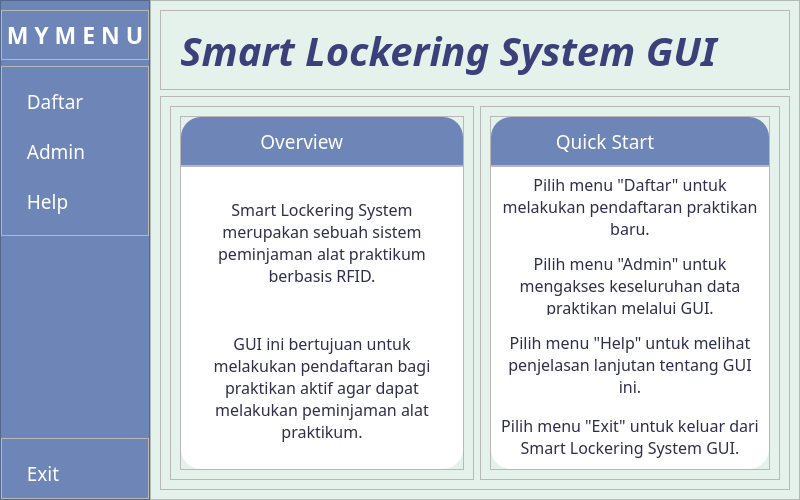
<?xml version="1.0" encoding="UTF-8"?>
<ui version="4.0">
 <class>Dialog</class>
 <widget class="QDialog" name="Dialog">
  <property name="geometry">
   <rect>
    <x>0</x>
    <y>0</y>
    <width>800</width>
    <height>500</height>
   </rect>
  </property>
  <property name="windowTitle">
   <string>Dialog</string>
  </property>
  <layout class="QHBoxLayout" name="horizontalLayout">
   <property name="spacing">
    <number>0</number>
   </property>
   <property name="leftMargin">
    <number>0</number>
   </property>
   <property name="topMargin">
    <number>0</number>
   </property>
   <property name="rightMargin">
    <number>0</number>
   </property>
   <property name="bottomMargin">
    <number>0</number>
   </property>
   <item>
    <widget class="QFrame" name="frame">
     <property name="minimumSize">
      <size>
       <width>150</width>
       <height>0</height>
      </size>
     </property>
     <property name="maximumSize">
      <size>
       <width>150</width>
       <height>16777215</height>
      </size>
     </property>
     <property name="styleSheet">
      <string notr="true">QFrame#frame{
background-color:rgb(110, 133, 183)
}




</string>
     </property>
     <property name="frameShape">
      <enum>QFrame::StyledPanel</enum>
     </property>
     <property name="frameShadow">
      <enum>QFrame::Raised</enum>
     </property>
     <layout class="QVBoxLayout" name="verticalLayout">
      <property name="leftMargin">
       <number>0</number>
      </property>
      <property name="rightMargin">
       <number>0</number>
      </property>
      <property name="bottomMargin">
       <number>0</number>
      </property>
      <item>
       <widget class="QFrame" name="frame_3">
        <property name="minimumSize">
         <size>
          <width>0</width>
          <height>50</height>
         </size>
        </property>
        <property name="maximumSize">
         <size>
          <width>16777215</width>
          <height>50</height>
         </size>
        </property>
        <property name="frameShape">
         <enum>QFrame::StyledPanel</enum>
        </property>
        <property name="frameShadow">
         <enum>QFrame::Raised</enum>
        </property>
        <layout class="QVBoxLayout" name="verticalLayout_2">
         <property name="spacing">
          <number>0</number>
         </property>
         <property name="leftMargin">
          <number>0</number>
         </property>
         <property name="topMargin">
          <number>0</number>
         </property>
         <property name="rightMargin">
          <number>0</number>
         </property>
         <property name="bottomMargin">
          <number>0</number>
         </property>
         <item>
          <widget class="QPushButton" name="pushButton_5">
           <property name="font">
            <font>
             <family>Tw Cen MT</family>
             <pointsize>17</pointsize>
             <weight>75</weight>
             <bold>true</bold>
            </font>
           </property>
           <property name="styleSheet">
            <string notr="true">QPushButton#pushButton_5{
background-color:none;
border-radius:0px;
color:rgb(255, 255, 255);
}

QPushButton#pushButton_5:hover{
color:rgb(196, 215, 224);
}</string>
           </property>
           <property name="text">
            <string>M Y M E N U</string>
           </property>
          </widget>
         </item>
        </layout>
       </widget>
      </item>
      <item alignment="Qt::AlignTop">
       <widget class="QFrame" name="frame_4">
        <property name="frameShape">
         <enum>QFrame::StyledPanel</enum>
        </property>
        <property name="frameShadow">
         <enum>QFrame::Raised</enum>
        </property>
        <layout class="QVBoxLayout" name="verticalLayout_3">
         <property name="spacing">
          <number>0</number>
         </property>
         <property name="leftMargin">
          <number>0</number>
         </property>
         <property name="topMargin">
          <number>9</number>
         </property>
         <property name="rightMargin">
          <number>0</number>
         </property>
         <item>
          <widget class="QPushButton" name="pushButton">
           <property name="minimumSize">
            <size>
             <width>0</width>
             <height>50</height>
            </size>
           </property>
           <property name="maximumSize">
            <size>
             <width>16777215</width>
             <height>50</height>
            </size>
           </property>
           <property name="font">
            <font>
             <family>Tw Cen MT</family>
             <pointsize>14</pointsize>
             <weight>50</weight>
             <italic>false</italic>
             <bold>false</bold>
             <stylestrategy>PreferDefault</stylestrategy>
            </font>
           </property>
           <property name="focusPolicy">
            <enum>Qt::NoFocus</enum>
           </property>
           <property name="contextMenuPolicy">
            <enum>Qt::DefaultContextMenu</enum>
           </property>
           <property name="layoutDirection">
            <enum>Qt::LeftToRight</enum>
           </property>
           <property name="styleSheet">
            <string notr="true">QPushButton#pushButton{
text-align:left;
padding-left:15px;
background-color:none;
border-radius:0px;
color:rgb(255, 255, 255);
}

QPushButton#pushButton:hover{
font-weight:900;
}


QPushButton#pushButton:pressed{
padding-left:20px;
padding-top:5px;
}</string>
           </property>
           <property name="text">
            <string>  Daftar</string>
           </property>
           <property name="icon">
            <iconset resource="icon.qrc">
             <normaloff>:/icon/feather_white/edit.svg</normaloff>:/icon/feather_white/edit.svg</iconset>
           </property>
           <property name="iconSize">
            <size>
             <width>20</width>
             <height>20</height>
            </size>
           </property>
           <property name="checkable">
            <bool>false</bool>
           </property>
          </widget>
         </item>
         <item>
          <widget class="QPushButton" name="pushButton_2">
           <property name="minimumSize">
            <size>
             <width>0</width>
             <height>50</height>
            </size>
           </property>
           <property name="maximumSize">
            <size>
             <width>16777215</width>
             <height>50</height>
            </size>
           </property>
           <property name="font">
            <font>
             <family>Tw Cen MT</family>
             <pointsize>14</pointsize>
            </font>
           </property>
           <property name="layoutDirection">
            <enum>Qt::LeftToRight</enum>
           </property>
           <property name="styleSheet">
            <string notr="true">QPushButton#pushButton_2{
text-align:left;
padding-left:15px;
background-color:none;
border-radius:0px;
color:rgb(255, 255, 255);
}

QPushButton#pushButton_2:hover{
font-weight:900;
}

QPushButton#pushButton_2:pressed{
padding-left:20px;
padding-top:5px;
}</string>
           </property>
           <property name="text">
            <string>  Admin</string>
           </property>
           <property name="icon">
            <iconset resource="icon.qrc">
             <normaloff>:/icon/feather_white/user.svg</normaloff>:/icon/feather_white/user.svg</iconset>
           </property>
           <property name="iconSize">
            <size>
             <width>20</width>
             <height>20</height>
            </size>
           </property>
          </widget>
         </item>
         <item>
          <widget class="QPushButton" name="pushButton_3">
           <property name="minimumSize">
            <size>
             <width>0</width>
             <height>50</height>
            </size>
           </property>
           <property name="maximumSize">
            <size>
             <width>16777215</width>
             <height>50</height>
            </size>
           </property>
           <property name="font">
            <font>
             <family>Tw Cen MT</family>
             <pointsize>14</pointsize>
            </font>
           </property>
           <property name="layoutDirection">
            <enum>Qt::LeftToRight</enum>
           </property>
           <property name="styleSheet">
            <string notr="true">QPushButton#pushButton_3{
text-align:left;
padding-left:15px;
background-color:none;
border-radius:0px;
color:rgb(255, 255, 255);
}

QPushButton#pushButton_3:hover{
font-weight:900;
}

QPushButton#pushButton_3:pressed{
padding-left:20px;
padding-top:5px;
}</string>
           </property>
           <property name="text">
            <string>  Help</string>
           </property>
           <property name="icon">
            <iconset resource="icon.qrc">
             <normaloff>:/icon/feather_white/help-circle.svg</normaloff>:/icon/feather_white/help-circle.svg</iconset>
           </property>
           <property name="iconSize">
            <size>
             <width>20</width>
             <height>20</height>
            </size>
           </property>
          </widget>
         </item>
        </layout>
       </widget>
      </item>
      <item alignment="Qt::AlignBottom">
       <widget class="QFrame" name="frame_5">
        <property name="frameShape">
         <enum>QFrame::StyledPanel</enum>
        </property>
        <property name="frameShadow">
         <enum>QFrame::Raised</enum>
        </property>
        <layout class="QVBoxLayout" name="verticalLayout_4">
         <property name="leftMargin">
          <number>0</number>
         </property>
         <property name="rightMargin">
          <number>0</number>
         </property>
         <property name="bottomMargin">
          <number>0</number>
         </property>
         <item>
          <widget class="QPushButton" name="pushButton_4">
           <property name="minimumSize">
            <size>
             <width>0</width>
             <height>50</height>
            </size>
           </property>
           <property name="maximumSize">
            <size>
             <width>16777215</width>
             <height>50</height>
            </size>
           </property>
           <property name="font">
            <font>
             <family>Tw Cen MT</family>
             <pointsize>14</pointsize>
            </font>
           </property>
           <property name="styleSheet">
            <string notr="true">QPushButton#pushButton_4{
text-align:left;
padding-left:15px;
background-color:none;
border-radius:0px;
color:rgb(255, 255, 255);
}

QPushButton#pushButton_4:hover{
font-weight:900;
}

QPushButton#pushButton_4:pressed{
padding-left:20px;
padding-top:5px;
}</string>
           </property>
           <property name="text">
            <string>  Exit</string>
           </property>
           <property name="icon">
            <iconset resource="icon.qrc">
             <normaloff>:/icon/feather_white/power.svg</normaloff>:/icon/feather_white/power.svg</iconset>
           </property>
           <property name="iconSize">
            <size>
             <width>20</width>
             <height>20</height>
            </size>
           </property>
          </widget>
         </item>
        </layout>
       </widget>
      </item>
     </layout>
    </widget>
   </item>
   <item>
    <widget class="QFrame" name="frame_2">
     <property name="styleSheet">
      <string notr="true">QFrame#frame_2{
background-color:rgb(229, 241, 235);
}
</string>
     </property>
     <property name="frameShape">
      <enum>QFrame::StyledPanel</enum>
     </property>
     <property name="frameShadow">
      <enum>QFrame::Raised</enum>
     </property>
     <layout class="QVBoxLayout" name="verticalLayout_5">
      <item>
       <widget class="QFrame" name="frame_6">
        <property name="minimumSize">
         <size>
          <width>0</width>
          <height>80</height>
         </size>
        </property>
        <property name="maximumSize">
         <size>
          <width>16777215</width>
          <height>80</height>
         </size>
        </property>
        <property name="frameShape">
         <enum>QFrame::StyledPanel</enum>
        </property>
        <property name="frameShadow">
         <enum>QFrame::Raised</enum>
        </property>
        <layout class="QVBoxLayout" name="verticalLayout_6">
         <item>
          <widget class="QLabel" name="label_2">
           <property name="font">
            <font>
             <family>Tw Cen MT</family>
             <pointsize>30</pointsize>
             <weight>75</weight>
             <italic>true</italic>
             <bold>true</bold>
            </font>
           </property>
           <property name="styleSheet">
            <string notr="true">color:rgb(57, 64, 122);</string>
           </property>
           <property name="text">
            <string> Smart Lockering System GUI</string>
           </property>
          </widget>
         </item>
        </layout>
       </widget>
      </item>
      <item>
       <widget class="QFrame" name="frame_7">
        <property name="frameShape">
         <enum>QFrame::StyledPanel</enum>
        </property>
        <property name="frameShadow">
         <enum>QFrame::Raised</enum>
        </property>
        <layout class="QHBoxLayout" name="horizontalLayout_2">
         <item>
          <widget class="QFrame" name="frame_8">
           <property name="frameShape">
            <enum>QFrame::StyledPanel</enum>
           </property>
           <property name="frameShadow">
            <enum>QFrame::Raised</enum>
           </property>
           <layout class="QVBoxLayout" name="verticalLayout_7">
            <property name="spacing">
             <number>0</number>
            </property>
            <item>
             <widget class="QFrame" name="frame_10">
              <property name="maximumSize">
               <size>
                <width>16777215</width>
                <height>50</height>
               </size>
              </property>
              <property name="frameShape">
               <enum>QFrame::StyledPanel</enum>
              </property>
              <property name="frameShadow">
               <enum>QFrame::Raised</enum>
              </property>
              <layout class="QHBoxLayout" name="horizontalLayout_3">
               <property name="spacing">
                <number>0</number>
               </property>
               <property name="leftMargin">
                <number>0</number>
               </property>
               <property name="topMargin">
                <number>0</number>
               </property>
               <property name="rightMargin">
                <number>0</number>
               </property>
               <property name="bottomMargin">
                <number>0</number>
               </property>
               <item>
                <widget class="QLabel" name="label_3">
                 <property name="font">
                  <font>
                   <family>Tw Cen MT</family>
                   <pointsize>14</pointsize>
                  </font>
                 </property>
                 <property name="styleSheet">
                  <string notr="true">QLabel#label_3{
background-color:rgb(110, 133, 183);
border-top-left-radius:20px;
color:rgb(255, 255, 255);
}</string>
                 </property>
                 <property name="text">
                  <string>Overview  </string>
                 </property>
                 <property name="alignment">
                  <set>Qt::AlignRight|Qt::AlignTrailing|Qt::AlignVCenter</set>
                 </property>
                </widget>
               </item>
               <item>
                <widget class="QLabel" name="label_4">
                 <property name="maximumSize">
                  <size>
                   <width>110</width>
                   <height>16777215</height>
                  </size>
                 </property>
                 <property name="styleSheet">
                  <string notr="true">QLabel#label_4{
background-color:rgb(110, 133, 183);
border-top-right-radius:20px;
color:rgb(255, 255, 255);
}</string>
                 </property>
                 <property name="text">
                  <string>&lt;html&gt;&lt;head/&gt;&lt;body&gt;&lt;p&gt;&lt;img src=&quot;:/icon/feather_white/eye.svg&quot;/&gt;&lt;/p&gt;&lt;/body&gt;&lt;/html&gt;</string>
                 </property>
                 <property name="textFormat">
                  <enum>Qt::RichText</enum>
                 </property>
                </widget>
               </item>
              </layout>
             </widget>
            </item>
            <item>
             <widget class="QFrame" name="frame_11">
              <property name="frameShape">
               <enum>QFrame::StyledPanel</enum>
              </property>
              <property name="frameShadow">
               <enum>QFrame::Raised</enum>
              </property>
              <layout class="QVBoxLayout" name="verticalLayout_9">
               <property name="spacing">
                <number>0</number>
               </property>
               <property name="leftMargin">
                <number>0</number>
               </property>
               <property name="topMargin">
                <number>0</number>
               </property>
               <property name="rightMargin">
                <number>0</number>
               </property>
               <property name="bottomMargin">
                <number>0</number>
               </property>
               <item>
                <widget class="QLabel" name="label_7">
                 <property name="font">
                  <font>
                   <family>Tw Cen MT</family>
                   <pointsize>12</pointsize>
                  </font>
                 </property>
                 <property name="styleSheet">
                  <string notr="true">QLabel#label_7{
background-color:rgb(255, 255, 255);
padding:10px;
color:rgb(46, 47, 77)
}</string>
                 </property>
                 <property name="text">
                  <string>Smart Lockering System merupakan sebuah sistem peminjaman alat praktikum berbasis RFID.</string>
                 </property>
                 <property name="alignment">
                  <set>Qt::AlignCenter</set>
                 </property>
                 <property name="wordWrap">
                  <bool>true</bool>
                 </property>
                </widget>
               </item>
               <item>
                <widget class="QLabel" name="label_9">
                 <property name="font">
                  <font>
                   <family>Tw Cen MT</family>
                   <pointsize>12</pointsize>
                  </font>
                 </property>
                 <property name="styleSheet">
                  <string notr="true">QLabel#label_9{
background-color:rgb(255, 255, 255);
border-bottom-left-radius:20px;
border-bottom-right-radius:20px;
padding:10px;
color:rgb(46, 47, 77)
}</string>
                 </property>
                 <property name="text">
                  <string>GUI ini bertujuan untuk melakukan pendaftaran bagi praktikan aktif agar dapat melakukan peminjaman alat praktikum.</string>
                 </property>
                 <property name="alignment">
                  <set>Qt::AlignHCenter|Qt::AlignTop</set>
                 </property>
                 <property name="wordWrap">
                  <bool>true</bool>
                 </property>
                </widget>
               </item>
              </layout>
             </widget>
            </item>
           </layout>
          </widget>
         </item>
         <item>
          <widget class="QFrame" name="frame_9">
           <property name="frameShape">
            <enum>QFrame::StyledPanel</enum>
           </property>
           <property name="frameShadow">
            <enum>QFrame::Raised</enum>
           </property>
           <layout class="QVBoxLayout" name="verticalLayout_8">
            <property name="spacing">
             <number>0</number>
            </property>
            <item>
             <widget class="QFrame" name="frame_12">
              <property name="minimumSize">
               <size>
                <width>0</width>
                <height>50</height>
               </size>
              </property>
              <property name="maximumSize">
               <size>
                <width>16777215</width>
                <height>50</height>
               </size>
              </property>
              <property name="frameShape">
               <enum>QFrame::StyledPanel</enum>
              </property>
              <property name="frameShadow">
               <enum>QFrame::Raised</enum>
              </property>
              <layout class="QHBoxLayout" name="horizontalLayout_4">
               <property name="spacing">
                <number>0</number>
               </property>
               <property name="leftMargin">
                <number>0</number>
               </property>
               <property name="topMargin">
                <number>0</number>
               </property>
               <property name="rightMargin">
                <number>0</number>
               </property>
               <property name="bottomMargin">
                <number>0</number>
               </property>
               <item>
                <widget class="QLabel" name="label_5">
                 <property name="font">
                  <font>
                   <family>Tw Cen MT</family>
                   <pointsize>14</pointsize>
                  </font>
                 </property>
                 <property name="styleSheet">
                  <string notr="true">QLabel#label_5{
background-color:rgb(110, 133, 183);
border-top-left-radius:20px;
color:rgb(255, 255, 255);
}</string>
                 </property>
                 <property name="text">
                  <string>Quick Start  </string>
                 </property>
                 <property name="alignment">
                  <set>Qt::AlignRight|Qt::AlignTrailing|Qt::AlignVCenter</set>
                 </property>
                </widget>
               </item>
               <item>
                <widget class="QLabel" name="label_6">
                 <property name="maximumSize">
                  <size>
                   <width>105</width>
                   <height>16777215</height>
                  </size>
                 </property>
                 <property name="styleSheet">
                  <string notr="true">QLabel#label_6{
background-color:rgb(110, 133, 183);
border-top-right-radius:20px;
color:rgb(255, 255, 255);
}</string>
                 </property>
                 <property name="text">
                  <string>&lt;html&gt;&lt;head/&gt;&lt;body&gt;&lt;p&gt;&lt;img src=&quot;:/icon/feather_white/star.svg&quot;/&gt;&lt;/p&gt;&lt;/body&gt;&lt;/html&gt;</string>
                 </property>
                 <property name="textFormat">
                  <enum>Qt::RichText</enum>
                 </property>
                </widget>
               </item>
              </layout>
             </widget>
            </item>
            <item>
             <widget class="QFrame" name="frame_13">
              <property name="frameShape">
               <enum>QFrame::StyledPanel</enum>
              </property>
              <property name="frameShadow">
               <enum>QFrame::Raised</enum>
              </property>
              <layout class="QVBoxLayout" name="verticalLayout_10">
               <property name="spacing">
                <number>0</number>
               </property>
               <property name="leftMargin">
                <number>0</number>
               </property>
               <property name="topMargin">
                <number>0</number>
               </property>
               <property name="rightMargin">
                <number>0</number>
               </property>
               <property name="bottomMargin">
                <number>0</number>
               </property>
               <item>
                <widget class="QLabel" name="label_8">
                 <property name="font">
                  <font>
                   <family>Tw Cen MT</family>
                   <pointsize>12</pointsize>
                  </font>
                 </property>
                 <property name="styleSheet">
                  <string notr="true">QLabel#label_8{
background-color:rgb(255, 255, 255);
padding:10px;
color:rgb(46, 47, 77)
}</string>
                 </property>
                 <property name="text">
                  <string>Pilih menu &quot;Daftar&quot; untuk melakukan pendaftaran praktikan baru.</string>
                 </property>
                 <property name="alignment">
                  <set>Qt::AlignCenter</set>
                 </property>
                 <property name="wordWrap">
                  <bool>true</bool>
                 </property>
                </widget>
               </item>
               <item>
                <widget class="QLabel" name="label_10">
                 <property name="font">
                  <font>
                   <family>Tw Cen MT</family>
                   <pointsize>12</pointsize>
                  </font>
                 </property>
                 <property name="styleSheet">
                  <string notr="true">QLabel#label_10{
background-color:rgb(255, 255, 255);
padding:10px;
color:rgb(46, 47, 77)
}</string>
                 </property>
                 <property name="text">
                  <string>Pilih menu &quot;Admin&quot; untuk mengakses keseluruhan data praktikan melalui GUI.</string>
                 </property>
                 <property name="alignment">
                  <set>Qt::AlignCenter</set>
                 </property>
                 <property name="wordWrap">
                  <bool>true</bool>
                 </property>
                </widget>
               </item>
               <item>
                <widget class="QLabel" name="label_11">
                 <property name="font">
                  <font>
                   <family>Tw Cen MT</family>
                   <pointsize>12</pointsize>
                  </font>
                 </property>
                 <property name="styleSheet">
                  <string notr="true">QLabel#label_11{
background-color:rgb(255, 255, 255);
padding:10px;
color:rgb(46, 47, 77)
}</string>
                 </property>
                 <property name="text">
                  <string>Pilih menu &quot;Help&quot; untuk melihat penjelasan lanjutan tentang GUI ini.</string>
                 </property>
                 <property name="alignment">
                  <set>Qt::AlignCenter</set>
                 </property>
                 <property name="wordWrap">
                  <bool>true</bool>
                 </property>
                </widget>
               </item>
               <item>
                <widget class="QLabel" name="label_12">
                 <property name="font">
                  <font>
                   <family>Tw Cen MT</family>
                   <pointsize>12</pointsize>
                  </font>
                 </property>
                 <property name="styleSheet">
                  <string notr="true">QLabel#label_12{
background-color:rgb(255, 255, 255);
border-bottom-left-radius:20px;
border-bottom-right-radius:20px;
padding:10px;
color:rgb(46, 47, 77)
}</string>
                 </property>
                 <property name="text">
                  <string>Pilih menu &quot;Exit&quot; untuk keluar dari Smart Lockering System GUI.</string>
                 </property>
                 <property name="alignment">
                  <set>Qt::AlignCenter</set>
                 </property>
                 <property name="wordWrap">
                  <bool>true</bool>
                 </property>
                </widget>
               </item>
              </layout>
             </widget>
            </item>
           </layout>
          </widget>
         </item>
        </layout>
       </widget>
      </item>
     </layout>
    </widget>
   </item>
  </layout>
 </widget>
 <resources>
  <include location="icon.qrc"/>
 </resources>
 <connections/>
</ui>
